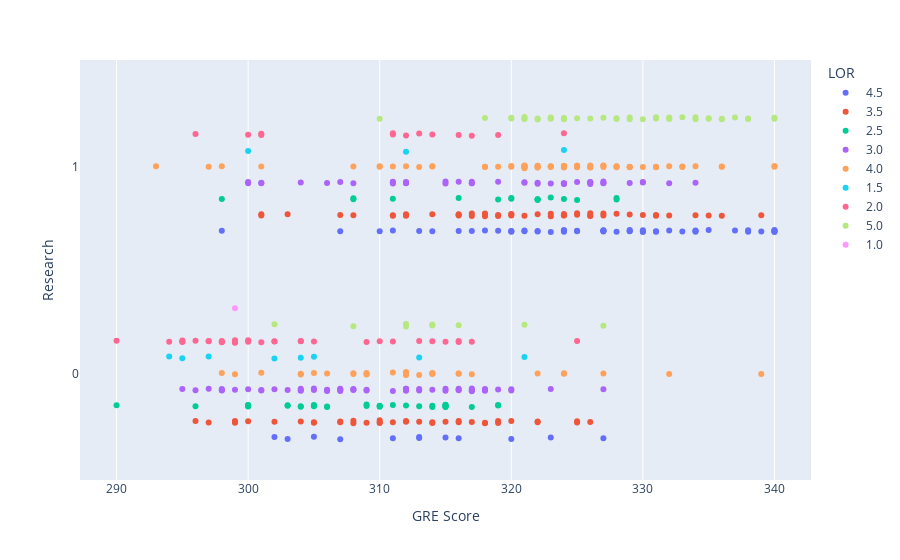

The cell this chart's notebook holds for it:
### Code cell
px.strip(data, x="GRE Score", y="Research", orientation="h", color="LOR")

### Figure 1 — Plotly figure (JSON) as saved in the notebook; plotly's stock layout.template omitted (floating-point values rounded to 4 significant figures)
{"data": [{"alignmentgroup": "True", "boxpoints": "all", "fillcolor": "rgba(255,255,255,0)", "hoveron": "points", "hovertemplate": "LOR=4.5<br>GRE Score=%{x}<br>Research=%{y}<extra></extra>", "legendgroup": "4.5", "line": {"color": "rgba(255,255,255,0)"}, "marker": {"color": "#636efa"}, "name": "4.5", "offsetgroup": "4.5", "orientation": "h", "pointpos": 0, "showlegend": true, "type": "box", "x": [337, 324, 327, 328, 334, 340, 338, 313, 320, 322, 340, 332, 316, 329, 338, 310, 334, 339, 303, 323, 334, 323, 329, 327, 311, 313, 340, 333, 330, 322, 313, 325, 335, 307, 331, 329, 317, 340, 324, 320, 330, 311, 325, 320, 330, 327, 321, 316, 340, 331, 321, 315, 320, 324, 319, 305, 314, 327, 318, 302, 307, 298, 327], "x0": " ", "xaxis": "x", "y": [1, 1, 1, 1, 1, 1, 1, 1, 1, 1, 1, 1, 1, 1, 1, 1, 1, 1, 0, 0, 1, 1, 1, 1, 0, 0, 1, 1, 1, 1, 0, 1, 1, 0, 1, 1, 1, 1, 1, 0, 1, 1, 1, 1, 1, 1, 1, 0, 1, 1, 1, 0, 1, 1, 1, 0, 1, 1, 1, 0, 1, 1, 0], "y0": " ", "yaxis": "y"}, {"alignmentgroup": "True", "boxpoints": "all", "fillcolor": "rgba(255,255,255,0)", "hoveron": "points", "hovertemplate": "LOR=3.5<br>GRE Score=%{x}<br>Research=%{y}<extra></extra>", "legendgroup": "3.5", "line": {"color": "rgba(255,255,255,0)"}, "marker": {"color": "#EF553B"}, "name": "3.5", "offsetgroup": "3.5", "orientation": "h", "pointpos": 0, "showlegend": true, "type": "box", "x": [316, 336, 322, 307, 312, 322, 325, 325, 316, 319, 315, 314, 316, 299, 322, 314, 301, 320, 299, 296, 327, 308, 309, 318, 332, 331, 325, 339, 326, 312, 320, 319, 299, 335, 331, 307, 324, 312, 318, 312, 304, 310, 316, 311, 318, 327, 314, 308, 312, 313, 310, 305, 323, 321, 323, 320, 317, 324, 319, 326, 305, 318, 303, 317, 301, 334, 319, 300, 302, 307, 326, 324, 325, 330, 308, 311, 320, 317, 318, 328, 310, 329, 326, 316, 311, 297], "x0": " ", "xaxis": "x", "y": [1, 1, 0, 0, 1, 0, 0, 0, 1, 0, 0, 0, 1, 0, 1, 0, 1, 0, 0, 0, 1, 0, 0, 0, 1, 1, 1, 1, 0, 1, 1, 0, 0, 1, 1, 1, 1, 0, 0, 0, 0, 0, 0, 0, 1, 1, 1, 0, 1, 0, 0, 0, 1, 1, 1, 1, 1, 1, 1, 1, 0, 1, 1, 0, 1, 1, 1, 0, 0, 0, 1, 1, 1, 1, 1, 1, 1, 1, 1, 1, 0, 1, 1, 0, 1, 0], "y0": " ", "yaxis": "y"}, {"alignmentgroup": "True", "boxpoints": "all", "fillcolor": "rgba(255,255,255,0)", "hoveron": "points", "hovertemplate": "LOR=2.5<br>GRE Score=%{x}<br>Research=%{y}<extra></extra>", "legendgroup": "2.5", "line": {"color": "rgba(255,255,255,0)"}, "marker": {"color": "#00cc96"}, "name": "2.5", "offsetgroup": "2.5", "orientation": "h", "pointpos": 0, "showlegend": true, "type": "box", "x": [322, 314, 298, 316, 324, 303, 304, 290, 310, 320, 315, 315, 309, 306, 305, 306, 310, 296, 319, 328, 320, 325, 313, 312, 315, 317, 309, 300, 305, 315, 308, 319, 300, 311, 310, 315, 304, 303, 314, 311, 322, 300, 315, 322, 305, 308, 300, 323, 328, 319], "x0": " ", "xaxis": "x", "y": [1, 0, 1, 1, 1, 0, 0, 0, 0, 1, 0, 0, 0, 0, 0, 0, 0, 0, 1, 1, 1, 1, 0, 0, 0, 0, 0, 0, 0, 0, 1, 0, 0, 0, 0, 0, 0, 0, 0, 1, 1, 0, 0, 1, 0, 1, 0, 1, 1, 0], "y0": " ", "yaxis": "y"}, {"alignmentgroup": "True", "boxpoints": "all", "fillcolor": "rgba(255,255,255,0)", "hoveron": "points", "hovertemplate": "LOR=3.0<br>GRE Score=%{x}<br>Research=%{y}<extra></extra>", "legendgroup": "3.0", "line": {"color": "rgba(255,255,255,0)"}, "marker": {"color": "#ab63fa"}, "name": "3.0", "offsetgroup": "3.0", "orientation": "h", "pointpos": 0, "showlegend": true, "type": "box", "x": [314, 330, 323, 307, 317, 319, 318, 303, 300, 308, 334, 320, 316, 309, 307, 304, 315, 327, 327, 312, 317, 298, 301, 306, 312, 326, 305, 311, 301, 300, 323, 326, 316, 326, 329, 326, 311, 312, 298, 318, 317, 313, 311, 309, 307, 300, 317, 316, 317, 315, 295, 315, 305, 312, 324, 296, 324, 325, 316, 306, 322, 320, 321, 307, 312, 319, 322, 312, 308, 301, 308, 327, 327, 312, 308, 313, 297, 306, 330, 301, 324, 321, 311, 318, 317, 304, 315, 324, 302, 299, 306, 312, 332, 312, 307, 304, 298, 304, 317], "x0": " ", "xaxis": "x", "y": [0, 1, 0, 1, 0, 1, 0, 0, 1, 1, 1, 0, 0, 0, 0, 1, 1, 0, 1, 1, 0, 0, 1, 0, 0, 1, 0, 1, 0, 1, 1, 1, 1, 1, 1, 1, 1, 0, 0, 0, 0, 0, 0, 0, 0, 0, 1, 0, 1, 1, 0, 0, 0, 0, 1, 0, 1, 1, 0, 1, 1, 0, 1, 0, 1, 0, 1, 0, 0, 0, 0, 1, 1, 1, 0, 0, 0, 0, 1, 1, 1, 1, 1, 0, 0, 0, 0, 1, 0, 0, 0, 0, 1, 1, 0, 0, 0, 0, 1], "y0": " ", "yaxis": "y"}, {"alignmentgroup": "True", "boxpoints": "all", "fillcolor": "rgba(255,255,255,0)", "hoveron": "points", "hovertemplate": "LOR=4.0<br>GRE Score=%{x}<br>Research=%{y}<extra></extra>", "legendgroup": "4.0", "line": {"color": "rgba(255,255,255,0)"}, "marker": {"color": "#FFA15A"}, "name": "4.0", "offsetgroup": "4.0", "orientation": "h", "pointpos": 0, "showlegend": true, "type": "box", "x": [321, 308, 325, 327, 340, 299, 332, 326, 322, 339, 327, 318, 328, 314, 329, 318, 331, 323, 317, 304, 321, 333, 314, 312, 340, 334, 324, 329, 322, 293, 321, 314, 316, 324, 322, 298, 310, 301, 325, 328, 321, 313, 316, 324, 308, 306, 330, 326, 314, 324, 321, 309, 312, 308, 304, 311, 331, 336, 325, 328, 305, 323, 314, 326, 312, 323, 324, 325, 327, 313, 336, 322, 324, 320, 329, 312, 333, 298, 297, 301, 321, 309, 324, 309, 310, 312, 319, 320, 311, 325, 321, 327, 322, 332], "x0": " ", "xaxis": "x", "y": [1, 0, 1, 1, 1, 0, 0, 1, 1, 0, 1, 1, 1, 1, 1, 1, 1, 1, 0, 0, 1, 1, 1, 0, 1, 1, 0, 1, 0, 1, 1, 0, 0, 1, 1, 0, 1, 1, 1, 1, 1, 0, 0, 0, 0, 0, 1, 1, 0, 1, 1, 0, 0, 1, 0, 1, 1, 1, 1, 1, 0, 1, 0, 1, 1, 1, 1, 1, 1, 1, 1, 1, 1, 1, 1, 0, 1, 1, 1, 0, 1, 0, 1, 0, 1, 0, 1, 1, 0, 1, 1, 0, 1, 1], "y0": " ", "yaxis": "y"}, {"alignmentgroup": "True", "boxpoints": "all", "fillcolor": "rgba(255,255,255,0)", "hoveron": "points", "hovertemplate": "LOR=1.5<br>GRE Score=%{x}<br>Research=%{y}<extra></extra>", "legendgroup": "1.5", "line": {"color": "rgba(255,255,255,0)"}, "marker": {"color": "#19d3f3"}, "name": "1.5", "offsetgroup": "1.5", "orientation": "h", "pointpos": 0, "showlegend": true, "type": "box", "x": [302, 304, 324, 294, 312, 297, 321, 313, 305, 295, 300], "x0": " ", "xaxis": "x", "y": [0, 0, 1, 0, 1, 0, 0, 0, 0, 0, 1], "y0": " ", "yaxis": "y"}, {"alignmentgroup": "True", "boxpoints": "all", "fillcolor": "rgba(255,255,255,0)", "hoveron": "points", "hovertemplate": "LOR=2.0<br>GRE Score=%{x}<br>Research=%{y}<extra></extra>", "legendgroup": "2.0", "line": {"color": "rgba(255,255,255,0)"}, "marker": {"color": "#FF6692"}, "name": "2.0", "offsetgroup": "2.0", "orientation": "h", "pointpos": 0, "showlegend": true, "type": "box", "x": [311, 312, 325, 295, 310, 300, 313, 298, 300, 311, 301, 296, 294, 319, 297, 315, 305, 299, 317, 299, 300, 302, 316, 313, 298, 324, 299, 295, 311, 295, 316, 304, 302, 314, 298, 297, 290, 296, 314, 317, 316, 299, 301, 304, 309, 301], "x0": " ", "xaxis": "x", "y": [1, 1, 0, 0, 0, 0, 1, 0, 1, 0, 0, 1, 0, 1, 0, 0, 0, 0, 0, 0, 0, 0, 1, 0, 0, 1, 0, 0, 1, 0, 0, 0, 0, 0, 0, 0, 0, 0, 1, 1, 0, 0, 1, 0, 0, 1], "y0": " ", "yaxis": "y"}, {"alignmentgroup": "True", "boxpoints": "all", "fillcolor": "rgba(255,255,255,0)", "hoveron": "points", "hovertemplate": "LOR=5.0<br>GRE Score=%{x}<br>Research=%{y}<extra></extra>", "legendgroup": "5.0", "line": {"color": "rgba(255,255,255,0)"}, "marker": {"color": "#B6E880"}, "name": "5.0", "offsetgroup": "5.0", "orientation": "h", "pointpos": 0, "showlegend": true, "type": "box", "x": [328, 331, 320, 329, 321, 332, 336, 321, 314, 340, 331, 335, 333, 332, 321, 302, 322, 324, 323, 336, 334, 338, 331, 329, 321, 324, 326, 327, 308, 314, 332, 322, 338, 340, 335, 334, 325, 323, 312, 310, 316, 324, 328, 327, 320, 318, 323, 337, 330, 312], "x0": " ", "xaxis": "x", "y": [1, 1, 1, 1, 1, 1, 1, 1, 0, 1, 1, 1, 1, 1, 1, 0, 1, 1, 1, 1, 1, 1, 1, 1, 0, 1, 1, 0, 0, 0, 1, 1, 1, 1, 1, 1, 1, 1, 0, 1, 0, 1, 1, 1, 1, 1, 1, 1, 1, 0], "y0": " ", "yaxis": "y"}, {"alignmentgroup": "True", "boxpoints": "all", "fillcolor": "rgba(255,255,255,0)", "hoveron": "points", "hovertemplate": "LOR=1.0<br>GRE Score=%{x}<br>Research=%{y}<extra></extra>", "legendgroup": "1.0", "line": {"color": "rgba(255,255,255,0)"}, "marker": {"color": "#FF97FF"}, "name": "1.0", "offsetgroup": "1.0", "orientation": "h", "pointpos": 0, "showlegend": true, "type": "box", "x": [299], "x0": " ", "xaxis": "x", "y": [0], "y0": " ", "yaxis": "y"}], "layout": {"boxmode": "group", "legend": {"title": {"text": "LOR"}, "tracegroupgap": 0}, "margin": {"t": 60}, "xaxis": {"anchor": "y", "domain": [0, 1], "title": {"text": "GRE Score"}}, "yaxis": {"anchor": "x", "domain": [0, 1], "title": {"text": "Research"}}}}
